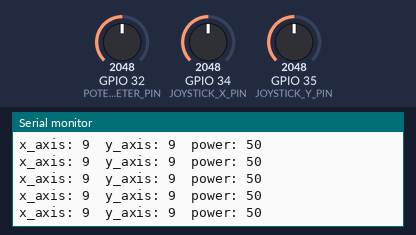
The program below on a simulated ESP32. Parts: the last lines printed to the serial monitor. Inputs (shaded band) come from the test bench; at power-on: GPIO 34 (JOYSTICK_X_PIN) = 2048, GPIO 35 (JOYSTICK_Y_PIN) = 2048, GPIO 32 (POTENTIOMETER_PIN) = 2048.

Above: at 4.2 s.
4.3 s: GPIO 34 (JOYSTICK_X_PIN) set to 2092
At 5.0 s:
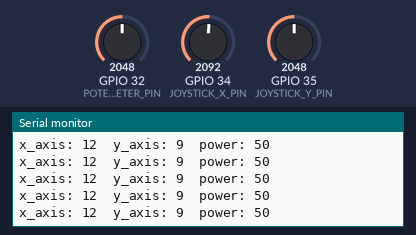
5.8 s: GPIO 35 (JOYSTICK_Y_PIN) set to 1728
At 6.6 s:
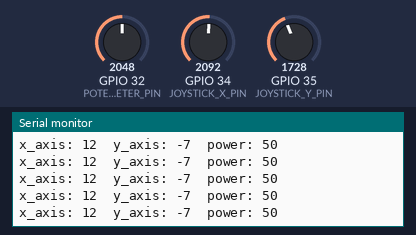
7.3 s: GPIO 35 (JOYSTICK_Y_PIN) set to 1622
At 7.9 s:
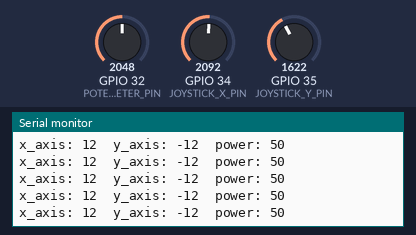
10.3 s: GPIO 32 (POTENTIOMETER_PIN) set to 446
At 11.2 s:
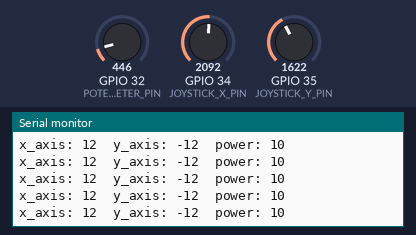
11.8 s: GPIO 32 (POTENTIOMETER_PIN) set to 392
At 12.7 s:
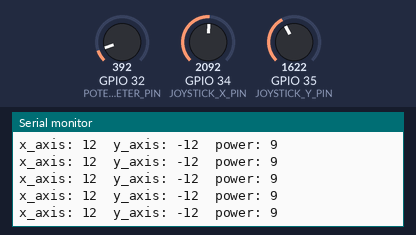
Timing chart, 0 to 14.3 s (numbered marks = the images above; inputs shaded):
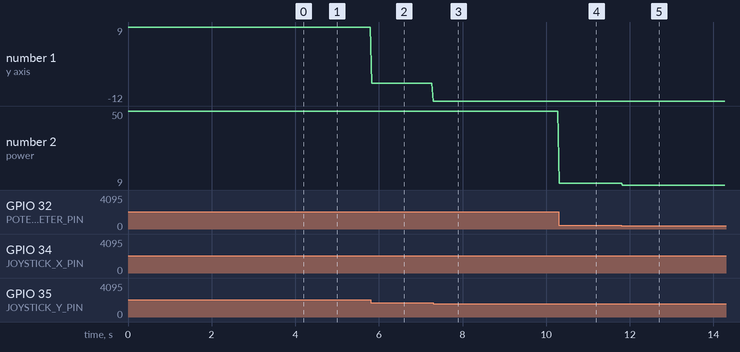

Measured:
- after the input at 4.3 s, the serial monitor: prints a new line at once (image 1)
- after the input at 5.8 s, the serial monitor: prints a new line at once (image 2)
- after the input at 7.3 s, the serial monitor: prints a new line at once (image 3)
- after the input at 10.3 s, the serial monitor: prints a new line at once (image 4)
- after the input at 11.8 s, the serial monitor: prints a new line at once (image 5)
- plotted number 1: 9 → -7 after the input at 5.8 s, -7 → -12 after the input at 7.3 s
- plotted number 2: 50 → 10 after the input at 10.3 s, 10 → 9 after the input at 11.8 s

The program:

main.cpp
```cpp
#include <Arduino.h>
#include "Constants.h"
#include "Controller.h"
#include <esp_now.h>
#include <WiFi.h>

// ESP-NOW setup -----------------------------------------------------------------------------------
// MAC address of the receiver board
uint8_t receiverMACAddress[] = {0xCC, 0xDB, 0xA7, 0x11, 0xA3, 0xE4};

// Data structure of package, change the content accordingly
typedef struct dataPack {
  int jStick_x;
  int jStick_y;
  int BLDCPower;
} dataPack;

// Peer info
esp_now_peer_info_t peerInfo;
// Callback function when sending data
void OnDataSent(const uint8_t *mac_addr, esp_now_send_status_t status) {
  /*if (status != ESP_NOW_SEND_SUCCESS)
    Serial.println("Message failed");*/
}

// "Arduino" code ----------------------------------------------------------------------------------

//Create objects
Controller controllerPad;
dataPack data;

void setup() {

  Serial.begin(9600);

  // Set ESP32 controller board as WiFi station
  WiFi.mode(WIFI_STA);
  // Initialize ESP-NOW
  if (esp_now_init() != ESP_OK) {
    Serial.println("ERROR initializing ESP-NOW");
    return;
  }
  else
    Serial.println("Initialization complete");

  //Callback function sending packages (?)
  esp_now_register_send_cb(OnDataSent);

  // Register peer
  memcpy(peerInfo.peer_addr, receiverMACAddress, 6);
  peerInfo.channel = 0;
  peerInfo.encrypt = false;

  // Add peer
  if (esp_now_add_peer(&peerInfo) != ESP_OK) {
    Serial.println("Failed to add peer");
    return;
  }
  else
    Serial.println("Success: peer added");
}

void loop() {

  // 1. Set the data to be sent (in package)
  data.jStick_x = controllerPad.getxVal();
  data.jStick_y = controllerPad.getyVal();
  data.BLDCPower = controllerPad.getPower();

  controllerPad.printAll(); // Print controller input values

  // 2. Send data pack to receiver (pod)
  esp_err_t status = esp_now_send(receiverMACAddress, (uint8_t*) &data, sizeof(data));
 /* if (status != ESP_OK) {
    Serial.println("Sending ERROR");
  }*/

  // 3. Refresh/update speed
  delay(20);
}
```

Constants.h
```cpp
#ifndef CONSTANTS_H
#define CONSTANTS_H

// Controller IO pins
const int JOYSTICK_X_PIN = 34;
const int JOYSTICK_Y_PIN = 35;
const int POTENTIOMETER_PIN = 32;

// Controller offsets
const int X_OFFSET = 204;
const int Y_OFFSET = 184;

#endif
```

Controller.h
```cpp
#ifndef CONTROLLER_H
#define CONTROLLER_H

class Controller {

private:

    int x_val;
    int y_val;
    int potPower;

public:

    // Default contructor
    Controller();

    // returns the value of the joystick's x-axis (min: -100, max: 100)
    int getxVal();
    // returns the value of the joystick's y-axis (min: -100, max: 100)
    int getyVal();
    // returns the value of the potentiometer (min: 0, max: 100)
    int getPower();
    // prints all controller input readings
    void printAll();

};
#endif
```

Controller.cpp
```cpp
#include <Arduino.h>
#include "Controller.h"
#include "Constants.h"

Controller::Controller() {
    int x_val = 0;
    int y_val = 0;
    int potPower = 0;
}

int Controller::getxVal() {
    x_val = analogRead(JOYSTICK_X_PIN);
    x_val = map(x_val+X_OFFSET, 0, 4095, -100, 100);
    return x_val;
}

int Controller::getyVal() {
    y_val = analogRead(JOYSTICK_Y_PIN);
    y_val = map(y_val+Y_OFFSET, 0, 4095, -100, 100);
    return y_val;
}

int Controller::getPower() {
    potPower = analogRead(POTENTIOMETER_PIN);
    potPower = map(potPower, 0, 4095, 0, 100);
    return potPower;
}

void Controller::printAll() {
    Serial.print("x_axis: ");
    Serial.print(x_val);
    Serial.print("\ty_axis: ");
    Serial.print(y_val);
    Serial.print("\tpower: ");
    Serial.println(potPower);
}
```
